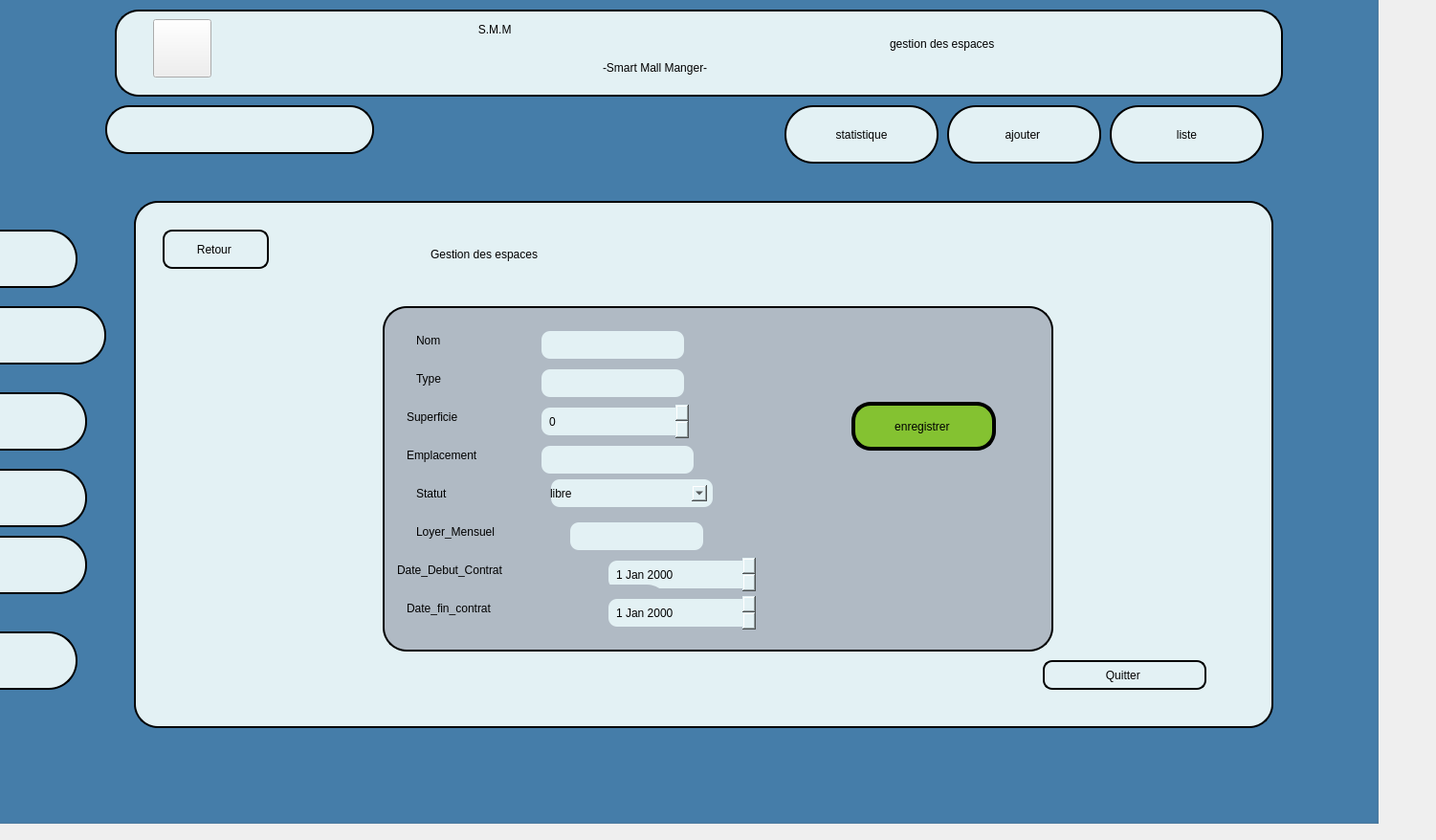
<?xml version="1.0" encoding="UTF-8"?>
<ui version="4.0">
 <class>modifierespacesDialog</class>
 <widget class="QDialog" name="modifierespacesDialog">
  <property name="geometry">
   <rect>
    <x>0</x>
    <y>0</y>
    <width>1501</width>
    <height>878</height>
   </rect>
  </property>
  <property name="windowTitle">
   <string>Dialog</string>
  </property>
  <widget class="QGroupBox" name="groupBox">
   <property name="geometry">
    <rect>
     <x>-10</x>
     <y>-10</y>
     <width>1451</width>
     <height>871</height>
    </rect>
   </property>
   <property name="styleSheet">
    <string notr="true">background-color: rgb(70, 126, 171);</string>
   </property>
   <property name="title">
    <string/>
   </property>
   <widget class="QPushButton" name="pushButton_10">
    <property name="geometry">
     <rect>
      <x>-50</x>
      <y>330</y>
      <width>171</width>
      <height>61</height>
     </rect>
    </property>
    <property name="styleSheet">
     <string notr="true">background-color: rgb(227, 241, 244);
border: 2px solid; /* Ajoute une bordure */
border-image-source: linear-gradient(to right, black, white); /* Définir le gradient */
border-image-slice: 1; /* Permet d'appliquer le gradient sur toute la bordure */
border-radius: 30px; /* Ajuste selon le degré d'arrondi souhaité */
qproperty-iconSize: 42px 42px; /* Ajuste la taille de l'icône */</string>
    </property>
    <property name="text">
     <string/>
    </property>
    <property name="icon">
     <iconset resource="IMG.qrc">
      <normaloff>:/Desktop/img/espaces.png</normaloff>:/Desktop/img/espaces.png</iconset>
    </property>
   </widget>
   <widget class="QPushButton" name="pushButton_4">
    <property name="geometry">
     <rect>
      <x>-30</x>
      <y>570</y>
      <width>131</width>
      <height>61</height>
     </rect>
    </property>
    <property name="styleSheet">
     <string notr="true">background-color: rgb(227, 241, 244);
border: 2px solid; /* Ajoute une bordure */
border-image-source: linear-gradient(to right, black, white); /* Définir le gradient */
border-image-slice: 1; /* Permet d'appliquer le gradient sur toute la bordure */
border-radius: 30px; /* Ajuste selon le degré d'arrondi souhaité */
qproperty-iconSize: 42px 42px; /* Ajuste la taille de l'icône */</string>
    </property>
    <property name="text">
     <string/>
    </property>
    <property name="icon">
     <iconset resource="IMG.qrc">
      <normaloff>:/Desktop/img/2A.png</normaloff>:/Desktop/img/2A.png</iconset>
    </property>
   </widget>
   <widget class="QPushButton" name="pushButton_5">
    <property name="geometry">
     <rect>
      <x>-20</x>
      <y>500</y>
      <width>121</width>
      <height>61</height>
     </rect>
    </property>
    <property name="styleSheet">
     <string notr="true">background-color: rgb(227, 241, 244);
border: 2px solid; /* Ajoute une bordure */
border-image-source: linear-gradient(to right, black, white); /* Définir le gradient */
border-image-slice: 1; /* Permet d'appliquer le gradient sur toute la bordure */
border-radius: 30px; /* Ajuste selon le degré d'arrondi souhaité */
qproperty-iconSize: 42px 42px; /* Ajuste la taille de l'icône */</string>
    </property>
    <property name="text">
     <string/>
    </property>
    <property name="icon">
     <iconset resource="IMG.qrc">
      <normaloff>:/Desktop/img/5A.png</normaloff>:/Desktop/img/5A.png</iconset>
    </property>
   </widget>
   <widget class="QPushButton" name="pushButton_6">
    <property name="geometry">
     <rect>
      <x>-30</x>
      <y>670</y>
      <width>121</width>
      <height>61</height>
     </rect>
    </property>
    <property name="styleSheet">
     <string notr="true">background-color: rgb(227, 241, 244);
border: 2px solid; /* Ajoute une bordure */
border-image-source: linear-gradient(to right, black, white); /* Définir le gradient */
border-image-slice: 1; /* Permet d'appliquer le gradient sur toute la bordure */
border-radius: 30px; /* Ajuste selon le degré d'arrondi souhaité */
qproperty-iconSize: 42px 42px; /* Ajuste la taille de l'icône */</string>
    </property>
    <property name="text">
     <string/>
    </property>
    <property name="icon">
     <iconset resource="IMG.qrc">
      <normaloff>:/Desktop/img/4A.png</normaloff>:/Desktop/img/4A.png</iconset>
    </property>
   </widget>
   <widget class="QPushButton" name="pushButton_3">
    <property name="geometry">
     <rect>
      <x>-60</x>
      <y>0</y>
      <width>271</width>
      <height>191</height>
     </rect>
    </property>
    <property name="styleSheet">
     <string notr="true">background: none; /* Supprime le fond */
qproperty-iconSize: 80px 80px; /* Augmente la taille de l'icône */
border: none; /* Supprime la bordure si nécessaire */

</string>
    </property>
    <property name="text">
     <string/>
    </property>
    <property name="icon">
     <iconset resource="IMG.qrc">
      <normaloff>:/Desktop/img/logo_final-removebg-preview.ico</normaloff>:/Desktop/img/logo_final-removebg-preview.ico</iconset>
    </property>
   </widget>
   <widget class="QPushButton" name="pushButton_11">
    <property name="geometry">
     <rect>
      <x>-40</x>
      <y>250</y>
      <width>131</width>
      <height>61</height>
     </rect>
    </property>
    <property name="styleSheet">
     <string notr="true">background-color: rgb(227, 241, 244);
border: 2px solid; /* Ajoute une bordure */
border-image-source: linear-gradient(to right, black, white); /* Définir le gradient */
border-image-slice: 1; /* Permet d'appliquer le gradient sur toute la bordure */
border-radius: 30px; /* Ajuste selon le degré d'arrondi souhaité */
qproperty-iconSize: 42px 42px; /* Ajuste la taille de l'icône */</string>
    </property>
    <property name="text">
     <string/>
    </property>
    <property name="icon">
     <iconset resource="IMG.qrc">
      <normaloff>:/Desktop/img/1A.jpg</normaloff>:/Desktop/img/1A.jpg</iconset>
    </property>
   </widget>
   <widget class="QPushButton" name="pushButton_7">
    <property name="geometry">
     <rect>
      <x>-30</x>
      <y>420</y>
      <width>131</width>
      <height>61</height>
     </rect>
    </property>
    <property name="styleSheet">
     <string notr="true">background-color: rgb(227, 241, 244);
border: 2px solid; /* Ajoute une bordure */
border-image-source: linear-gradient(to right, black, white); /* Définir le gradient */
border-image-slice: 1; /* Permet d'appliquer le gradient sur toute la bordure */
border-radius: 30px; /* Ajuste selon le degré d'arrondi souhaité */
qproperty-iconSize: 42px 42px; /* Ajuste la taille de l'icône */</string>
    </property>
    <property name="text">
     <string/>
    </property>
    <property name="icon">
     <iconset resource="IMG.qrc">
      <normaloff>:/Desktop/img/3A.png</normaloff>:/Desktop/img/3A.png</iconset>
    </property>
   </widget>
   <widget class="QPushButton" name="ajout">
    <property name="geometry">
     <rect>
      <x>1000</x>
      <y>120</y>
      <width>161</width>
      <height>61</height>
     </rect>
    </property>
    <property name="styleSheet">
     <string notr="true">background-color: rgb(227, 241, 244);
font: 700 9pt &quot;Segoe UI&quot;;
border: 2px solid black ; /* Ajoute une bordure */
border-image-source: linear-gradient(to right, black, white); /* Définir le gradient */
border-image-slice: 1; /* Permet d'appliquer le gradient sur toute la bordure */
qproperty-iconSize: 30px 30px; /* Ajuste la taille de l'icône */
border-radius: 30px; /* Ajuste selon le degré d'arrondi souhaité */</string>
    </property>
    <property name="text">
     <string>ajouter </string>
    </property>
    <property name="icon">
     <iconset resource="IMG.qrc">
      <normaloff>:/Desktop/img/18926930-conception-d-icone-de-formulaire-gratuit-vectoriel-removebg-preview.png</normaloff>:/Desktop/img/18926930-conception-d-icone-de-formulaire-gratuit-vectoriel-removebg-preview.png</iconset>
    </property>
   </widget>
   <widget class="QPushButton" name="liste">
    <property name="geometry">
     <rect>
      <x>1170</x>
      <y>120</y>
      <width>161</width>
      <height>61</height>
     </rect>
    </property>
    <property name="styleSheet">
     <string notr="true">background-color: rgb(227, 241, 244);
font: 700 9pt &quot;Segoe UI&quot;;
border: 2px solid black ; /* Ajoute une bordure */
border-image-source: linear-gradient(to right, black, white); /* Définir le gradient */
border-image-slice: 1; /* Permet d'appliquer le gradient sur toute la bordure */
qproperty-iconSize: 30px 30px; /* Ajuste la taille de l'icône */
border-radius: 30px; /* Ajuste selon le degré d'arrondi souhaité */</string>
    </property>
    <property name="text">
     <string>liste</string>
    </property>
    <property name="icon">
     <iconset resource="IMG.qrc">
      <normaloff>:/Desktop/img/570170-removebg-preview.png</normaloff>:/Desktop/img/570170-removebg-preview.png</iconset>
    </property>
   </widget>
   <widget class="QPushButton" name="stat">
    <property name="geometry">
     <rect>
      <x>830</x>
      <y>120</y>
      <width>161</width>
      <height>61</height>
     </rect>
    </property>
    <property name="styleSheet">
     <string notr="true">background-color: rgb(227, 241, 244);
font: 700 9pt &quot;Segoe UI&quot;;
border: 2px solid black ; /* Ajoute une bordure */
border-image-source: linear-gradient(to right, black, white); /* Définir le gradient */
border-image-slice: 1; /* Permet d'appliquer le gradient sur toute la bordure */
qproperty-iconSize: 30px 30px; /* Ajuste la taille de l'icône */
border-radius: 30px; /* Ajuste selon le degré d'arrondi souhaité */</string>
    </property>
    <property name="text">
     <string>statistique</string>
    </property>
    <property name="icon">
     <iconset resource="IMG.qrc">
      <normaloff>:/Desktop/img/1170667-removebg-preview.png</normaloff>:/Desktop/img/1170667-removebg-preview.png</iconset>
    </property>
   </widget>
   <widget class="QPushButton" name="pushButton_13">
    <property name="geometry">
     <rect>
      <x>120</x>
      <y>120</y>
      <width>281</width>
      <height>51</height>
     </rect>
    </property>
    <property name="styleSheet">
     <string notr="true">background-color: rgb(227, 241, 244);
border: 2px solid; /* Ajoute une bordure */
border-image-source: linear-gradient(to right, black, white); /* Définir le gradient */
border-image-slice: 1; /* Permet d'appliquer le gradient sur toute la bordure */
border-radius: 25px; /* Ajuste selon le degré d'arrondi souhaité */</string>
    </property>
    <property name="text">
     <string/>
    </property>
    <property name="icon">
     <iconset theme="QIcon::ThemeIcon::EditFind"/>
    </property>
   </widget>
   <widget class="QLabel" name="label_6">
    <property name="geometry">
     <rect>
      <x>130</x>
      <y>20</y>
      <width>1221</width>
      <height>91</height>
     </rect>
    </property>
    <property name="styleSheet">
     <string notr="true">background-color: rgb(227, 241, 244);
border: 2px solid; /* Ajoute une bordure */
border-image-source: linear-gradient(to right, black, white); /* Définir le gradient */
border-image-slice: 1; /* Permet d'appliquer le gradient sur toute la bordure */
border-radius: 25px; /* Ajuste selon le degré d'arrondi souhaité */</string>
    </property>
    <property name="text">
     <string/>
    </property>
   </widget>
   <widget class="QLabel" name="label_10">
    <property name="geometry">
     <rect>
      <x>430</x>
      <y>20</y>
      <width>581</width>
      <height>41</height>
     </rect>
    </property>
    <property name="styleSheet">
     <string notr="true">background : none ; 
font: 700 22pt &quot;Arial&quot;;</string>
    </property>
    <property name="text">
     <string>                        S.M.M</string>
    </property>
   </widget>
   <widget class="QLabel" name="label_13">
    <property name="geometry">
     <rect>
      <x>640</x>
      <y>60</y>
      <width>321</width>
      <height>41</height>
     </rect>
    </property>
    <property name="styleSheet">
     <string notr="true">background:none;
font: 14pt &quot;Segoe Fluent Icons&quot;;</string>
    </property>
    <property name="text">
     <string>-Smart Mall Manger-</string>
    </property>
   </widget>
   <widget class="QPushButton" name="pushButton_14">
    <property name="geometry">
     <rect>
      <x>170</x>
      <y>30</y>
      <width>61</width>
      <height>61</height>
     </rect>
    </property>
    <property name="styleSheet">
     <string notr="true">background: none;</string>
    </property>
    <property name="text">
     <string/>
    </property>
    <property name="icon">
     <iconset theme="QIcon::ThemeIcon::SystemLogOut"/>
    </property>
   </widget>
   <widget class="QLabel" name="label_15">
    <property name="geometry">
     <rect>
      <x>940</x>
      <y>40</y>
      <width>351</width>
      <height>31</height>
     </rect>
    </property>
    <property name="styleSheet">
     <string notr="true">background : none ; 
font: 700 18pt &quot;Arial&quot;;</string>
    </property>
    <property name="text">
     <string>gestion des espaces</string>
    </property>
   </widget>
   <widget class="QGroupBox" name="groupBox_4">
    <property name="geometry">
     <rect>
      <x>150</x>
      <y>220</y>
      <width>1191</width>
      <height>551</height>
     </rect>
    </property>
    <property name="styleSheet">
     <string notr="true">background-color: rgb(227, 241, 244);
border: 2px solid; /* Ajoute une bordure */
border-image-source: linear-gradient(to right, black, white); /* Définir le gradient */
border-image-slice: 1; /* Permet d'appliquer le gradient sur toute la bordure */
border-radius: 25px; /* Ajuste selon le degré d'arrondi souhaité */
</string>
    </property>
    <property name="title">
     <string/>
    </property>
    <widget class="QPushButton" name="pushButton_8">
     <property name="geometry">
      <rect>
       <x>30</x>
       <y>30</y>
       <width>111</width>
       <height>41</height>
      </rect>
     </property>
     <property name="styleSheet">
      <string notr="true">background-color: rgb(227, 241, 244);
font: 900 12pt &quot;Segoe UI&quot;;
border-image-source: linear-gradient(to right, black, white); /* Définir le gradient */
border-image-slice: 1; /* Permet d'appliquer le gradient sur toute la bordure */
border-radius: 10px; /* Ajuste selon le degré d'arrondi souhaité */
</string>
     </property>
     <property name="text">
      <string>Retour </string>
     </property>
     <property name="icon">
      <iconset theme="QIcon::ThemeIcon::GoPrevious"/>
     </property>
    </widget>
    <widget class="QPushButton" name="pushButton_9">
     <property name="geometry">
      <rect>
       <x>950</x>
       <y>480</y>
       <width>171</width>
       <height>31</height>
      </rect>
     </property>
     <property name="styleSheet">
      <string notr="true">font: 900 12pt &quot;Segoe UI&quot;;
qproperty-iconSize: 14px 14px; /* Ajuste la taille de l'icône */
border-radius: 10px; /* Ajuste selon le degré d'arrondi souhaité */
</string>
     </property>
     <property name="text">
      <string>Quitter </string>
     </property>
     <property name="icon">
      <iconset theme="QIcon::ThemeIcon::SystemLogOut"/>
     </property>
    </widget>
    <widget class="QGroupBox" name="groupBox_5">
     <property name="geometry">
      <rect>
       <x>260</x>
       <y>110</y>
       <width>701</width>
       <height>361</height>
      </rect>
     </property>
     <property name="styleSheet">
      <string notr="true">background-color: rgb(176, 186, 196);
</string>
     </property>
     <property name="title">
      <string/>
     </property>
     <widget class="QLabel" name="label_17">
      <property name="geometry">
       <rect>
        <x>30</x>
        <y>20</y>
        <width>81</width>
        <height>31</height>
       </rect>
      </property>
      <property name="styleSheet">
       <string notr="true">border: 2px solid transparent ; /* Ajoute une bordure */
font: 700 12pt &quot;Arial Rounded MT&quot;;
</string>
      </property>
      <property name="text">
       <string>Nom</string>
      </property>
     </widget>
     <widget class="QLineEdit" name="lineEdit_Nom_2">
      <property name="geometry">
       <rect>
        <x>160</x>
        <y>20</y>
        <width>161</width>
        <height>41</height>
       </rect>
      </property>
      <property name="styleSheet">
       <string notr="true">background-color: rgb(227, 241, 244);
border: 12px solid transparent ; /* Ajoute une bordure */
border-image-source: linear-gradient(to right, black, white); /* Définir le gradient */
border-image-slice: 1; /* Permet d'appliquer le gradient sur toute la bordure */
border-radius: 15px; /* Ajuste selon le degré d'arrondi souhaité */

</string>
      </property>
     </widget>
     <widget class="QLabel" name="label_18">
      <property name="geometry">
       <rect>
        <x>30</x>
        <y>60</y>
        <width>221</width>
        <height>31</height>
       </rect>
      </property>
      <property name="styleSheet">
       <string notr="true">border: 2px solid transparent ; /* Ajoute une bordure */
font: 700 12pt &quot;Arial Rounded MT&quot;;
</string>
      </property>
      <property name="text">
       <string>Type </string>
      </property>
     </widget>
     <widget class="QLabel" name="label_19">
      <property name="geometry">
       <rect>
        <x>20</x>
        <y>100</y>
        <width>121</width>
        <height>31</height>
       </rect>
      </property>
      <property name="styleSheet">
       <string notr="true">border: 2px solid transparent ; /* Ajoute une bordure */
font: 700 12pt &quot;Arial Rounded MT&quot;;
</string>
      </property>
      <property name="text">
       <string>Superficie  </string>
      </property>
     </widget>
     <widget class="QLabel" name="label_20">
      <property name="geometry">
       <rect>
        <x>10</x>
        <y>250</y>
        <width>271</width>
        <height>51</height>
       </rect>
      </property>
      <property name="styleSheet">
       <string notr="true">border: 2px solid transparent ; /* Ajoute une bordure */
font: 700 12pt &quot;Arial Rounded MT&quot;;
</string>
      </property>
      <property name="text">
       <string>Date_Debut_Contrat </string>
      </property>
     </widget>
     <widget class="QDateEdit" name="dateEdit_3">
      <property name="geometry">
       <rect>
        <x>230</x>
        <y>260</y>
        <width>161</width>
        <height>41</height>
       </rect>
      </property>
      <property name="styleSheet">
       <string notr="true">background-color: rgb(227, 241, 244);
border: 12px solid transparent ; /* Ajoute une bordure */
border-image-source: linear-gradient(to right, black, white); /* Définir le gradient */
border-image-slice: 1; /* Permet d'appliquer le gradient sur toute la bordure */
border-radius: 15px; /* Ajuste selon le degré d'arrondi souhaité */
</string>
      </property>
     </widget>
     <widget class="QLabel" name="label_21">
      <property name="geometry">
       <rect>
        <x>20</x>
        <y>140</y>
        <width>171</width>
        <height>31</height>
       </rect>
      </property>
      <property name="styleSheet">
       <string notr="true">border: 2px solid transparent ; /* Ajoute une bordure */
font: 700 12pt &quot;Arial Rounded MT&quot;;
</string>
      </property>
      <property name="text">
       <string>Emplacement </string>
      </property>
     </widget>
     <widget class="QLineEdit" name="lineEdit_Emplacement_2">
      <property name="geometry">
       <rect>
        <x>160</x>
        <y>140</y>
        <width>171</width>
        <height>41</height>
       </rect>
      </property>
      <property name="styleSheet">
       <string notr="true">background-color: rgb(227, 241, 244);
border: 12px solid transparent ; /* Ajoute une bordure */
border-image-source: linear-gradient(to right, black, white); /* Définir le gradient */
border-image-slice: 1; /* Permet d'appliquer le gradient sur toute la bordure */
border-radius: 15px; /* Ajuste selon le degré d'arrondi souhaité */

</string>
      </property>
     </widget>
     <widget class="QLabel" name="label_22">
      <property name="geometry">
       <rect>
        <x>20</x>
        <y>290</y>
        <width>281</width>
        <height>51</height>
       </rect>
      </property>
      <property name="styleSheet">
       <string notr="true">border: 2px solid transparent ; /* Ajoute une bordure */
font: 700 12pt &quot;Arial Rounded MT&quot;;
</string>
      </property>
      <property name="text">
       <string>Date_fin_contrat</string>
      </property>
     </widget>
     <widget class="QDateEdit" name="dateEdit_4">
      <property name="geometry">
       <rect>
        <x>230</x>
        <y>300</y>
        <width>161</width>
        <height>41</height>
       </rect>
      </property>
      <property name="styleSheet">
       <string notr="true">background-color: rgb(227, 241, 244);
border: 12px solid transparent ; /* Ajoute une bordure */
border-image-source: linear-gradient(to right, black, white); /* Définir le gradient */
border-image-slice: 1; /* Permet d'appliquer le gradient sur toute la bordure */
border-radius: 15px; /* Ajuste selon le degré d'arrondi souhaité */
</string>
      </property>
     </widget>
     <widget class="QLabel" name="label_23">
      <property name="geometry">
       <rect>
        <x>30</x>
        <y>180</y>
        <width>171</width>
        <height>31</height>
       </rect>
      </property>
      <property name="styleSheet">
       <string notr="true">border: 2px solid transparent ; /* Ajoute une bordure */
font: 700 12pt &quot;Arial Rounded MT&quot;;
</string>
      </property>
      <property name="text">
       <string>Statut </string>
      </property>
     </widget>
     <widget class="QLineEdit" name="lineEdit_Type_2">
      <property name="geometry">
       <rect>
        <x>160</x>
        <y>60</y>
        <width>161</width>
        <height>41</height>
       </rect>
      </property>
      <property name="styleSheet">
       <string notr="true">background-color: rgb(227, 241, 244);
border: 12px solid transparent ; /* Ajoute une bordure */
border-image-source: linear-gradient(to right, black, white); /* Définir le gradient */
border-image-slice: 1; /* Permet d'appliquer le gradient sur toute la bordure */
border-radius: 15px; /* Ajuste selon le degré d'arrondi souhaité */

</string>
      </property>
     </widget>
     <widget class="QSpinBox" name="spinBox_Superficie_2">
      <property name="geometry">
       <rect>
        <x>160</x>
        <y>100</y>
        <width>161</width>
        <height>41</height>
       </rect>
      </property>
      <property name="styleSheet">
       <string notr="true">background-color: rgb(227, 241, 244);
border: 12px solid transparent ; /* Ajoute une bordure */
border-image-source: linear-gradient(to right, black, white); /* Définir le gradient */
border-image-slice: 1; /* Permet d'appliquer le gradient sur toute la bordure */
border-radius: 15px; /* Ajuste selon le degré d'arrondi souhaité */

</string>
      </property>
     </widget>
     <widget class="QLabel" name="label_24">
      <property name="geometry">
       <rect>
        <x>30</x>
        <y>220</y>
        <width>171</width>
        <height>31</height>
       </rect>
      </property>
      <property name="styleSheet">
       <string notr="true">border: 2px solid transparent ; /* Ajoute une bordure */
font: 700 12pt &quot;Arial Rounded MT&quot;;
</string>
      </property>
      <property name="text">
       <string>Loyer_Mensuel</string>
      </property>
     </widget>
     <widget class="QLineEdit" name="lineEdit_loyer_2">
      <property name="geometry">
       <rect>
        <x>190</x>
        <y>220</y>
        <width>151</width>
        <height>41</height>
       </rect>
      </property>
      <property name="styleSheet">
       <string notr="true">background-color: rgb(227, 241, 244);
border: 12px solid transparent ; /* Ajoute une bordure */
border-image-source: linear-gradient(to right, black, white); /* Définir le gradient */
border-image-slice: 1; /* Permet d'appliquer le gradient sur toute la bordure */
border-radius: 15px; /* Ajuste selon le degré d'arrondi souhaité */

</string>
      </property>
     </widget>
     <widget class="QComboBox" name="comboBox_2">
      <property name="geometry">
       <rect>
        <x>170</x>
        <y>175</y>
        <width>181</width>
        <height>41</height>
       </rect>
      </property>
      <property name="styleSheet">
       <string notr="true">background-color: rgb(227, 241, 244);
border: 12px solid transparent ; /* Ajoute une bordure */
border-image-source: linear-gradient(to right, black, white); /* Définir le gradient */
border-image-slice: 1; /* Permet d'appliquer le gradient sur toute la bordure */
border-radius: 15px; /* Ajuste selon le degré d'arrondi souhaité */

</string>
      </property>
      <item>
       <property name="text">
        <string>libre</string>
       </property>
      </item>
      <item>
       <property name="text">
        <string>occupé</string>
       </property>
      </item>
     </widget>
     <widget class="QPushButton" name="enregistrer">
      <property name="geometry">
       <rect>
        <x>490</x>
        <y>100</y>
        <width>151</width>
        <height>51</height>
       </rect>
      </property>
      <property name="styleSheet">
       <string notr="true">border: 4px solid black;
background-color: rgb(132, 194, 49);
border-radius: 20px;
font: 700 12pt &quot;Arial Rounded MT&quot;;</string>
      </property>
      <property name="text">
       <string>enregistrer </string>
      </property>
     </widget>
    </widget>
    <widget class="QLabel" name="label_25">
     <property name="geometry">
      <rect>
       <x>310</x>
       <y>10</y>
       <width>561</width>
       <height>91</height>
      </rect>
     </property>
     <property name="styleSheet">
      <string notr="true">font: 600 35pt &quot;Berlin Sans FB&quot;;
font: 700 35pt &quot;Urdu Typesetting&quot;;
border: none; /* Supprime toute bordure */


</string>
     </property>
     <property name="text">
      <string>Gestion des espaces</string>
     </property>
    </widget>
   </widget>
  </widget>
 </widget>
 <resources>
  <include location="IMG.qrc"/>
 </resources>
 <connections/>
</ui>
